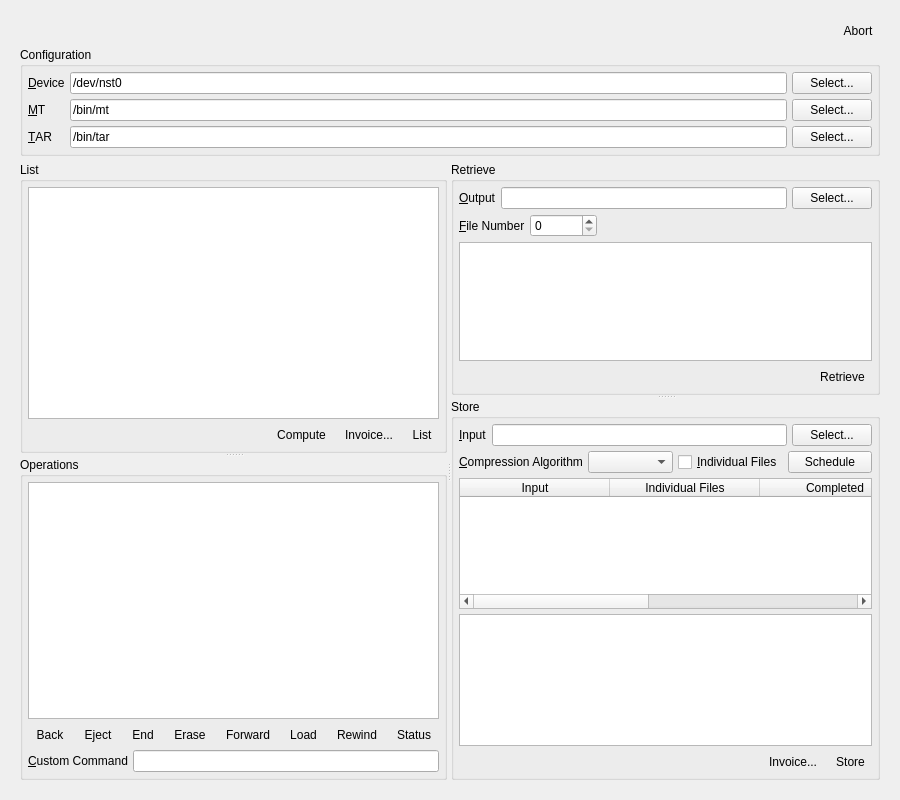
<?xml version="1.0" encoding="UTF-8"?>
<ui version="4.0">
 <class>spinware_page</class>
 <widget class="QWidget" name="spinware_page">
  <property name="geometry">
   <rect>
    <x>0</x>
    <y>0</y>
    <width>900</width>
    <height>800</height>
   </rect>
  </property>
  <property name="windowTitle">
   <string>Form</string>
  </property>
  <layout class="QVBoxLayout" name="verticalLayout_3">
   <item>
    <widget class="QScrollArea" name="scrollArea">
     <property name="frameShape">
      <enum>QFrame::NoFrame</enum>
     </property>
     <property name="widgetResizable">
      <bool>true</bool>
     </property>
     <widget class="QWidget" name="scrollAreaWidgetContents">
      <property name="geometry">
       <rect>
        <x>0</x>
        <y>0</y>
        <width>955</width>
        <height>899</height>
       </rect>
      </property>
      <layout class="QVBoxLayout" name="verticalLayout_4">
       <item>
        <layout class="QHBoxLayout" name="horizontalLayout_4">
         <property name="spacing">
          <number>5</number>
         </property>
         <item>
          <spacer name="horizontalSpacer_2">
           <property name="orientation">
            <enum>Qt::Horizontal</enum>
           </property>
           <property name="sizeHint" stdset="0">
            <size>
             <width>40</width>
             <height>20</height>
            </size>
           </property>
          </spacer>
         </item>
         <item>
          <widget class="QToolButton" name="abort">
           <property name="toolTip">
            <string>Abort Current Task</string>
           </property>
           <property name="text">
            <string>Abort</string>
           </property>
           <property name="icon">
            <iconset resource="../Icons/icons.qrc">
             <normaloff>:/process-stop.png</normaloff>:/process-stop.png</iconset>
           </property>
           <property name="iconSize">
            <size>
             <width>48</width>
             <height>48</height>
            </size>
           </property>
           <property name="toolButtonStyle">
            <enum>Qt::ToolButtonTextUnderIcon</enum>
           </property>
           <property name="autoRaise">
            <bool>true</bool>
           </property>
          </widget>
         </item>
        </layout>
       </item>
       <item>
        <widget class="QGroupBox" name="groupBox">
         <property name="title">
          <string>Configuration</string>
         </property>
         <layout class="QGridLayout" name="gridLayout">
          <property name="leftMargin">
           <number>5</number>
          </property>
          <property name="topMargin">
           <number>5</number>
          </property>
          <property name="rightMargin">
           <number>5</number>
          </property>
          <property name="bottomMargin">
           <number>5</number>
          </property>
          <property name="spacing">
           <number>5</number>
          </property>
          <item row="0" column="0">
           <widget class="QLabel" name="label_6">
            <property name="text">
             <string>&amp;Device</string>
            </property>
            <property name="buddy">
             <cstring>device</cstring>
            </property>
           </widget>
          </item>
          <item row="0" column="1">
           <widget class="QLineEdit" name="device">
            <property name="text">
             <string>/dev/nst0</string>
            </property>
           </widget>
          </item>
          <item row="0" column="2">
           <widget class="QPushButton" name="device_select">
            <property name="text">
             <string>Select...</string>
            </property>
           </widget>
          </item>
          <item row="1" column="0">
           <widget class="QLabel" name="label">
            <property name="text">
             <string>&amp;MT</string>
            </property>
            <property name="buddy">
             <cstring>mt</cstring>
            </property>
           </widget>
          </item>
          <item row="1" column="1">
           <widget class="QLineEdit" name="mt">
            <property name="text">
             <string>/bin/mt</string>
            </property>
           </widget>
          </item>
          <item row="1" column="2">
           <widget class="QPushButton" name="mt_select">
            <property name="text">
             <string>Select...</string>
            </property>
           </widget>
          </item>
          <item row="2" column="0">
           <widget class="QLabel" name="label_2">
            <property name="text">
             <string>&amp;TAR</string>
            </property>
            <property name="buddy">
             <cstring>tar</cstring>
            </property>
           </widget>
          </item>
          <item row="2" column="1">
           <widget class="QLineEdit" name="tar">
            <property name="text">
             <string>/bin/tar</string>
            </property>
           </widget>
          </item>
          <item row="2" column="2">
           <widget class="QPushButton" name="tar_select">
            <property name="text">
             <string>Select...</string>
            </property>
           </widget>
          </item>
         </layout>
        </widget>
       </item>
       <item>
        <widget class="QSplitter" name="splitter_3">
         <property name="orientation">
          <enum>Qt::Horizontal</enum>
         </property>
         <widget class="QSplitter" name="splitter_2">
          <property name="orientation">
           <enum>Qt::Vertical</enum>
          </property>
          <widget class="QGroupBox" name="groupBox_3">
           <property name="title">
            <string>List</string>
           </property>
           <layout class="QVBoxLayout" name="verticalLayout_2">
            <property name="spacing">
             <number>5</number>
            </property>
            <property name="leftMargin">
             <number>5</number>
            </property>
            <property name="topMargin">
             <number>5</number>
            </property>
            <property name="rightMargin">
             <number>5</number>
            </property>
            <property name="bottomMargin">
             <number>5</number>
            </property>
            <item>
             <widget class="QTextBrowser" name="list">
              <property name="font">
               <font>
                <family>Monospace</family>
               </font>
              </property>
             </widget>
            </item>
            <item>
             <layout class="QHBoxLayout" name="horizontalLayout_9">
              <property name="spacing">
               <number>5</number>
              </property>
              <item>
               <spacer name="horizontalSpacer_5">
                <property name="orientation">
                 <enum>Qt::Horizontal</enum>
                </property>
                <property name="sizeHint" stdset="0">
                 <size>
                  <width>40</width>
                  <height>20</height>
                 </size>
                </property>
               </spacer>
              </item>
              <item>
               <widget class="QToolButton" name="compute">
                <property name="toolTip">
                 <string>Compute Content Size</string>
                </property>
                <property name="text">
                 <string>Compute</string>
                </property>
                <property name="icon">
                 <iconset resource="../Icons/icons.qrc">
                  <normaloff>:/calculate.png</normaloff>:/calculate.png</iconset>
                </property>
                <property name="iconSize">
                 <size>
                  <width>24</width>
                  <height>24</height>
                 </size>
                </property>
                <property name="toolButtonStyle">
                 <enum>Qt::ToolButtonTextUnderIcon</enum>
                </property>
                <property name="autoRaise">
                 <bool>true</bool>
                </property>
               </widget>
              </item>
              <item>
               <widget class="QToolButton" name="export_invoice">
                <property name="toolTip">
                 <string>Export List Results</string>
                </property>
                <property name="text">
                 <string>Invoice...</string>
                </property>
                <property name="icon">
                 <iconset resource="../Icons/icons.qrc">
                  <normaloff>:/document-save.png</normaloff>:/document-save.png</iconset>
                </property>
                <property name="iconSize">
                 <size>
                  <width>24</width>
                  <height>24</height>
                 </size>
                </property>
                <property name="toolButtonStyle">
                 <enum>Qt::ToolButtonTextUnderIcon</enum>
                </property>
                <property name="autoRaise">
                 <bool>true</bool>
                </property>
               </widget>
              </item>
              <item>
               <widget class="QToolButton" name="list_list">
                <property name="toolTip">
                 <string>List</string>
                </property>
                <property name="text">
                 <string>List</string>
                </property>
                <property name="icon">
                 <iconset resource="../Icons/icons.qrc">
                  <normaloff>:/view-list-details-symbolic.png</normaloff>:/view-list-details-symbolic.png</iconset>
                </property>
                <property name="iconSize">
                 <size>
                  <width>24</width>
                  <height>24</height>
                 </size>
                </property>
                <property name="toolButtonStyle">
                 <enum>Qt::ToolButtonTextUnderIcon</enum>
                </property>
                <property name="autoRaise">
                 <bool>true</bool>
                </property>
               </widget>
              </item>
             </layout>
            </item>
           </layout>
          </widget>
          <widget class="QGroupBox" name="groupBox_2">
           <property name="title">
            <string>Operations</string>
           </property>
           <layout class="QVBoxLayout" name="verticalLayout_5">
            <property name="spacing">
             <number>5</number>
            </property>
            <property name="leftMargin">
             <number>5</number>
            </property>
            <property name="topMargin">
             <number>5</number>
            </property>
            <property name="rightMargin">
             <number>5</number>
            </property>
            <property name="bottomMargin">
             <number>5</number>
            </property>
            <item>
             <widget class="QTextBrowser" name="operation">
              <property name="font">
               <font>
                <family>Monospace</family>
               </font>
              </property>
             </widget>
            </item>
            <item>
             <layout class="QHBoxLayout" name="horizontalLayout_2">
              <property name="spacing">
               <number>5</number>
              </property>
              <item>
               <widget class="QToolButton" name="backward">
                <property name="toolTip">
                 <string>Backward</string>
                </property>
                <property name="text">
                 <string>Back</string>
                </property>
                <property name="icon">
                 <iconset resource="../Icons/icons.qrc">
                  <normaloff>:/go-previous.png</normaloff>:/go-previous.png</iconset>
                </property>
                <property name="iconSize">
                 <size>
                  <width>24</width>
                  <height>24</height>
                 </size>
                </property>
                <property name="toolButtonStyle">
                 <enum>Qt::ToolButtonTextUnderIcon</enum>
                </property>
                <property name="autoRaise">
                 <bool>true</bool>
                </property>
               </widget>
              </item>
              <item>
               <widget class="QToolButton" name="eject">
                <property name="toolTip">
                 <string>Eject</string>
                </property>
                <property name="text">
                 <string>Eject</string>
                </property>
                <property name="icon">
                 <iconset resource="../Icons/icons.qrc">
                  <normaloff>:/media-eject.png</normaloff>:/media-eject.png</iconset>
                </property>
                <property name="iconSize">
                 <size>
                  <width>24</width>
                  <height>24</height>
                 </size>
                </property>
                <property name="toolButtonStyle">
                 <enum>Qt::ToolButtonTextUnderIcon</enum>
                </property>
                <property name="autoRaise">
                 <bool>true</bool>
                </property>
               </widget>
              </item>
              <item>
               <widget class="QToolButton" name="end">
                <property name="toolTip">
                 <string>End</string>
                </property>
                <property name="text">
                 <string>End</string>
                </property>
                <property name="icon">
                 <iconset resource="../Icons/icons.qrc">
                  <normaloff>:/go-last.png</normaloff>:/go-last.png</iconset>
                </property>
                <property name="iconSize">
                 <size>
                  <width>24</width>
                  <height>24</height>
                 </size>
                </property>
                <property name="toolButtonStyle">
                 <enum>Qt::ToolButtonTextUnderIcon</enum>
                </property>
                <property name="autoRaise">
                 <bool>true</bool>
                </property>
               </widget>
              </item>
              <item>
               <widget class="QToolButton" name="erase">
                <property name="toolTip">
                 <string>Erase!</string>
                </property>
                <property name="text">
                 <string>Erase</string>
                </property>
                <property name="icon">
                 <iconset resource="../Icons/icons.qrc">
                  <normaloff>:/list-remove.png</normaloff>:/list-remove.png</iconset>
                </property>
                <property name="iconSize">
                 <size>
                  <width>24</width>
                  <height>24</height>
                 </size>
                </property>
                <property name="toolButtonStyle">
                 <enum>Qt::ToolButtonTextUnderIcon</enum>
                </property>
                <property name="autoRaise">
                 <bool>true</bool>
                </property>
               </widget>
              </item>
              <item>
               <widget class="QToolButton" name="forward">
                <property name="toolTip">
                 <string>Forward</string>
                </property>
                <property name="text">
                 <string>Forward</string>
                </property>
                <property name="icon">
                 <iconset resource="../Icons/icons.qrc">
                  <normaloff>:/go-next.png</normaloff>:/go-next.png</iconset>
                </property>
                <property name="iconSize">
                 <size>
                  <width>24</width>
                  <height>24</height>
                 </size>
                </property>
                <property name="toolButtonStyle">
                 <enum>Qt::ToolButtonTextUnderIcon</enum>
                </property>
                <property name="autoRaise">
                 <bool>true</bool>
                </property>
               </widget>
              </item>
              <item>
               <widget class="QToolButton" name="load">
                <property name="toolTip">
                 <string>Load</string>
                </property>
                <property name="text">
                 <string>Load</string>
                </property>
                <property name="icon">
                 <iconset resource="../Icons/icons.qrc">
                  <normaloff>:/document-open.png</normaloff>:/document-open.png</iconset>
                </property>
                <property name="iconSize">
                 <size>
                  <width>24</width>
                  <height>24</height>
                 </size>
                </property>
                <property name="toolButtonStyle">
                 <enum>Qt::ToolButtonTextUnderIcon</enum>
                </property>
                <property name="autoRaise">
                 <bool>true</bool>
                </property>
               </widget>
              </item>
              <item>
               <widget class="QToolButton" name="rewind">
                <property name="toolTip">
                 <string>Rewind</string>
                </property>
                <property name="text">
                 <string>Rewind</string>
                </property>
                <property name="icon">
                 <iconset resource="../Icons/icons.qrc">
                  <normaloff>:/go-first.png</normaloff>:/go-first.png</iconset>
                </property>
                <property name="iconSize">
                 <size>
                  <width>24</width>
                  <height>24</height>
                 </size>
                </property>
                <property name="toolButtonStyle">
                 <enum>Qt::ToolButtonTextUnderIcon</enum>
                </property>
                <property name="autoRaise">
                 <bool>true</bool>
                </property>
               </widget>
              </item>
              <item>
               <widget class="QToolButton" name="status">
                <property name="toolTip">
                 <string>Status</string>
                </property>
                <property name="text">
                 <string>Status</string>
                </property>
                <property name="icon">
                 <iconset resource="../Icons/icons.qrc">
                  <normaloff>:/info.png</normaloff>:/info.png</iconset>
                </property>
                <property name="iconSize">
                 <size>
                  <width>24</width>
                  <height>24</height>
                 </size>
                </property>
                <property name="toolButtonStyle">
                 <enum>Qt::ToolButtonTextUnderIcon</enum>
                </property>
                <property name="autoRaise">
                 <bool>true</bool>
                </property>
               </widget>
              </item>
             </layout>
            </item>
            <item>
             <layout class="QHBoxLayout" name="horizontalLayout_3">
              <property name="spacing">
               <number>5</number>
              </property>
              <item>
               <widget class="QLabel" name="label_3">
                <property name="text">
                 <string>&amp;Custom Command</string>
                </property>
                <property name="buddy">
                 <cstring>operations_custom_command</cstring>
                </property>
               </widget>
              </item>
              <item>
               <widget class="QLineEdit" name="operations_custom_command">
                <property name="toolTip">
                 <string>Please press the Enter key to execute.</string>
                </property>
               </widget>
              </item>
             </layout>
            </item>
           </layout>
          </widget>
         </widget>
         <widget class="QSplitter" name="splitter">
          <property name="orientation">
           <enum>Qt::Vertical</enum>
          </property>
          <widget class="QGroupBox" name="groupBox_4">
           <property name="title">
            <string>Retrieve</string>
           </property>
           <layout class="QVBoxLayout" name="verticalLayout_6">
            <property name="spacing">
             <number>5</number>
            </property>
            <property name="leftMargin">
             <number>5</number>
            </property>
            <property name="topMargin">
             <number>5</number>
            </property>
            <property name="rightMargin">
             <number>5</number>
            </property>
            <property name="bottomMargin">
             <number>5</number>
            </property>
            <item>
             <layout class="QHBoxLayout" name="horizontalLayout_15">
              <property name="spacing">
               <number>5</number>
              </property>
              <item>
               <widget class="QLabel" name="label_7">
                <property name="text">
                 <string>&amp;Output</string>
                </property>
                <property name="buddy">
                 <cstring>output</cstring>
                </property>
               </widget>
              </item>
              <item>
               <widget class="QLineEdit" name="output"/>
              </item>
              <item>
               <widget class="QPushButton" name="output_select">
                <property name="text">
                 <string>Select...</string>
                </property>
               </widget>
              </item>
             </layout>
            </item>
            <item>
             <layout class="QHBoxLayout" name="horizontalLayout_6">
              <property name="spacing">
               <number>5</number>
              </property>
              <item>
               <widget class="QLabel" name="label_9">
                <property name="text">
                 <string>&amp;File Number</string>
                </property>
                <property name="buddy">
                 <cstring>number</cstring>
                </property>
               </widget>
              </item>
              <item>
               <widget class="QSpinBox" name="number">
                <property name="maximum">
                 <number>999999999</number>
                </property>
               </widget>
              </item>
              <item>
               <spacer name="horizontalSpacer">
                <property name="orientation">
                 <enum>Qt::Horizontal</enum>
                </property>
                <property name="sizeHint" stdset="0">
                 <size>
                  <width>40</width>
                  <height>20</height>
                 </size>
                </property>
               </spacer>
              </item>
             </layout>
            </item>
            <item>
             <widget class="QTextBrowser" name="retrieve">
              <property name="font">
               <font>
                <family>Monospace</family>
               </font>
              </property>
             </widget>
            </item>
            <item>
             <layout class="QHBoxLayout" name="horizontalLayout_8">
              <property name="spacing">
               <number>5</number>
              </property>
              <item>
               <spacer name="horizontalSpacer_4">
                <property name="orientation">
                 <enum>Qt::Horizontal</enum>
                </property>
                <property name="sizeHint" stdset="0">
                 <size>
                  <width>40</width>
                  <height>20</height>
                 </size>
                </property>
               </spacer>
              </item>
              <item>
               <widget class="QToolButton" name="read">
                <property name="toolTip">
                 <string>Retrieve</string>
                </property>
                <property name="text">
                 <string>Retrieve</string>
                </property>
                <property name="icon">
                 <iconset resource="../Icons/icons.qrc">
                  <normaloff>:/document-open.png</normaloff>:/document-open.png</iconset>
                </property>
                <property name="iconSize">
                 <size>
                  <width>24</width>
                  <height>24</height>
                 </size>
                </property>
                <property name="toolButtonStyle">
                 <enum>Qt::ToolButtonTextUnderIcon</enum>
                </property>
                <property name="autoRaise">
                 <bool>true</bool>
                </property>
               </widget>
              </item>
             </layout>
            </item>
           </layout>
          </widget>
          <widget class="QGroupBox" name="groupBox_7">
           <property name="title">
            <string>Store</string>
           </property>
           <layout class="QVBoxLayout" name="verticalLayout">
            <property name="spacing">
             <number>5</number>
            </property>
            <property name="leftMargin">
             <number>5</number>
            </property>
            <property name="topMargin">
             <number>5</number>
            </property>
            <property name="rightMargin">
             <number>5</number>
            </property>
            <property name="bottomMargin">
             <number>5</number>
            </property>
            <item>
             <layout class="QHBoxLayout" name="horizontalLayout_13">
              <property name="spacing">
               <number>5</number>
              </property>
              <item>
               <widget class="QLabel" name="label_5">
                <property name="text">
                 <string>&amp;Input</string>
                </property>
                <property name="buddy">
                 <cstring>input</cstring>
                </property>
               </widget>
              </item>
              <item>
               <widget class="QLineEdit" name="input"/>
              </item>
              <item>
               <widget class="QPushButton" name="input_select">
                <property name="text">
                 <string>Select...</string>
                </property>
               </widget>
              </item>
             </layout>
            </item>
            <item>
             <layout class="QHBoxLayout" name="horizontalLayout">
              <property name="spacing">
               <number>5</number>
              </property>
              <item>
               <widget class="QLabel" name="label_4">
                <property name="text">
                 <string>&amp;Compression Algorithm</string>
                </property>
                <property name="buddy">
                 <cstring>compression_algorithms</cstring>
                </property>
               </widget>
              </item>
              <item>
               <widget class="QComboBox" name="compression_algorithms">
                <property name="sizeAdjustPolicy">
                 <enum>QComboBox::AdjustToContents</enum>
                </property>
               </widget>
              </item>
              <item>
               <widget class="QCheckBox" name="individual">
                <property name="toolTip">
                 <string>If the input path specifies a directory, the contents of the specified directory will be individually archived.</string>
                </property>
                <property name="text">
                 <string>&amp;Individual Files</string>
                </property>
               </widget>
              </item>
              <item>
               <widget class="QPushButton" name="schedule">
                <property name="text">
                 <string>Schedule</string>
                </property>
               </widget>
              </item>
             </layout>
            </item>
            <item>
             <widget class="QTableWidget" name="table">
              <property name="selectionMode">
               <enum>QAbstractItemView::SingleSelection</enum>
              </property>
              <property name="selectionBehavior">
               <enum>QAbstractItemView::SelectRows</enum>
              </property>
              <property name="horizontalScrollMode">
               <enum>QAbstractItemView::ScrollPerPixel</enum>
              </property>
              <attribute name="horizontalHeaderDefaultSectionSize">
               <number>150</number>
              </attribute>
              <attribute name="horizontalHeaderStretchLastSection">
               <bool>true</bool>
              </attribute>
              <column>
               <property name="text">
                <string>Input</string>
               </property>
              </column>
              <column>
               <property name="text">
                <string>Individual Files</string>
               </property>
              </column>
              <column>
               <property name="text">
                <string>Completed</string>
               </property>
              </column>
              <column>
               <property name="text">
                <string>Device</string>
               </property>
              </column>
              <column>
               <property name="text">
                <string>MT</string>
               </property>
              </column>
              <column>
               <property name="text">
                <string>TAR</string>
               </property>
              </column>
             </widget>
            </item>
            <item>
             <widget class="QTextBrowser" name="store">
              <property name="font">
               <font>
                <family>Monospace</family>
               </font>
              </property>
             </widget>
            </item>
            <item>
             <layout class="QHBoxLayout" name="horizontalLayout_7">
              <property name="spacing">
               <number>5</number>
              </property>
              <item>
               <spacer name="horizontalSpacer_3">
                <property name="orientation">
                 <enum>Qt::Horizontal</enum>
                </property>
                <property name="sizeHint" stdset="0">
                 <size>
                  <width>40</width>
                  <height>20</height>
                 </size>
                </property>
               </spacer>
              </item>
              <item>
               <widget class="QToolButton" name="export_store">
                <property name="toolTip">
                 <string>Export Store Results</string>
                </property>
                <property name="text">
                 <string>Invoice...</string>
                </property>
                <property name="icon">
                 <iconset resource="../Icons/icons.qrc">
                  <normaloff>:/document-save.png</normaloff>:/document-save.png</iconset>
                </property>
                <property name="iconSize">
                 <size>
                  <width>24</width>
                  <height>24</height>
                 </size>
                </property>
                <property name="toolButtonStyle">
                 <enum>Qt::ToolButtonTextUnderIcon</enum>
                </property>
                <property name="autoRaise">
                 <bool>true</bool>
                </property>
               </widget>
              </item>
              <item>
               <widget class="QToolButton" name="write">
                <property name="toolTip">
                 <string>Store</string>
                </property>
                <property name="text">
                 <string>Store</string>
                </property>
                <property name="icon">
                 <iconset resource="../Icons/icons.qrc">
                  <normaloff>:/media-record.png</normaloff>:/media-record.png</iconset>
                </property>
                <property name="iconSize">
                 <size>
                  <width>24</width>
                  <height>24</height>
                 </size>
                </property>
                <property name="toolButtonStyle">
                 <enum>Qt::ToolButtonTextUnderIcon</enum>
                </property>
                <property name="autoRaise">
                 <bool>true</bool>
                </property>
               </widget>
              </item>
             </layout>
            </item>
           </layout>
          </widget>
         </widget>
        </widget>
       </item>
      </layout>
     </widget>
    </widget>
   </item>
  </layout>
 </widget>
 <tabstops>
  <tabstop>scrollArea</tabstop>
  <tabstop>abort</tabstop>
  <tabstop>device</tabstop>
  <tabstop>device_select</tabstop>
  <tabstop>mt</tabstop>
  <tabstop>mt_select</tabstop>
  <tabstop>tar</tabstop>
  <tabstop>tar_select</tabstop>
  <tabstop>list</tabstop>
  <tabstop>compute</tabstop>
  <tabstop>export_invoice</tabstop>
  <tabstop>list_list</tabstop>
  <tabstop>operation</tabstop>
  <tabstop>backward</tabstop>
  <tabstop>eject</tabstop>
  <tabstop>end</tabstop>
  <tabstop>erase</tabstop>
  <tabstop>forward</tabstop>
  <tabstop>load</tabstop>
  <tabstop>rewind</tabstop>
  <tabstop>status</tabstop>
  <tabstop>operations_custom_command</tabstop>
  <tabstop>output</tabstop>
  <tabstop>output_select</tabstop>
  <tabstop>number</tabstop>
  <tabstop>retrieve</tabstop>
  <tabstop>read</tabstop>
  <tabstop>input</tabstop>
  <tabstop>input_select</tabstop>
  <tabstop>compression_algorithms</tabstop>
  <tabstop>individual</tabstop>
  <tabstop>schedule</tabstop>
  <tabstop>table</tabstop>
  <tabstop>store</tabstop>
  <tabstop>export_store</tabstop>
  <tabstop>write</tabstop>
 </tabstops>
 <resources>
  <include location="../Icons/icons.qrc"/>
  <include location="../Icons/icons.qrc"/>
 </resources>
 <connections/>
</ui>
